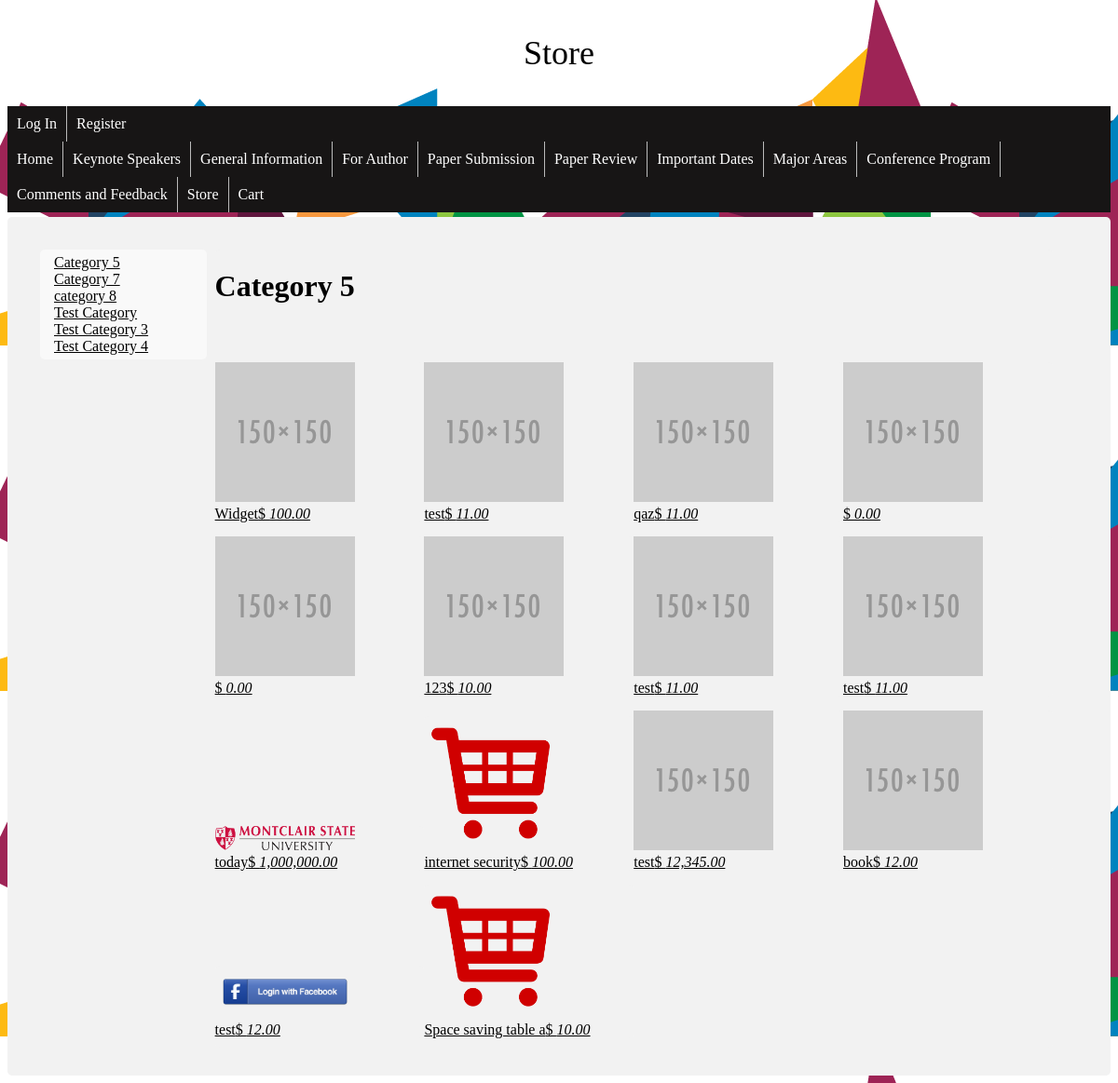
Screenshot of /store/?category_id=9 with the database file from the repository.
### tables this page shows
CREATE TABLE IF NOT EXISTS `wa_product_categories` (
`ID` int(11) NOT NULL,
  `CATEGORY_NAME` varchar(20) NOT NULL
);

CREATE TABLE IF NOT EXISTS `wa_products` (
`ID` int(11) NOT NULL,
  `CATEGORY` int(11) NOT NULL,
  `NAME` varchar(20) NOT NULL,
  `DESCRIPTION` varchar(256) NOT NULL,
  `PRICE` float NOT NULL,
  `IMG_NAME` varchar(255) NOT NULL
);

### models/ProdCatModel.php (called while the page is built, shortened)
<?php
class ProdCatModel {
    private $pdo;
    private $table = 'wa_product_categories';
    public function __construct($inPdo) {
        if ($inPdo instanceof PDO) {
            $this->pdo = $inPdo;
        } else {
            die("Object Type Error");
        }
    }
    public function getList() {
        $stmt = $this->pdo->prepare("SELECT * FROM $this->table");
        $stmt->execute();
        $cats = $stmt->fetchAll();
        return $cats;
    }
    public function getListByID($id) {
        $stmt = $this->pdo->prepare("SELECT * FROM $this->table WHERE ID = :id");
         $stmt->bindParam(':id', $id);
        $stmt->execute();
        $cats = $stmt->fetch();
        return $cats;
    }
}
?>

### models/ProdModel.php (called while the page is built, shortened)
<?php
class ProdModel {
    private $pdo;
    private $table = 'wa_products';
    public function __construct($inPdo) {
        if ($inPdo instanceof PDO) {
            $this->pdo = $inPdo;
        } else {
            die("Object Type Error");
        }
    }
    public function getList() {
        $stmt = $this->pdo->prepare("SELECT * FROM $this->table");
        $stmt->execute();
        $products = $stmt->fetchAll();
        return $products;
    }
    public function getListByCat($catID) {
        $stmt = $this->pdo->prepare("SELECT * FROM $this->table WHERE CATEGORY = :catID");
        $stmt->bindParam(':catID', $catID);
        $stmt->execute();
        $products = $stmt->fetchAll();
        return $products;
    }
}
?>

### public_html/store/store.php (the view, shortened to what this page needs)
<!doctype html>
<html>
    <head>
        <link rel="stylesheet" type="text/css" href="../css/styles.css">
    </head>
    <body background="../images/2015_AIGA-Design-Month_Website-Footer.png">
        <p style="text-align: center; font-size: 36px;">Store</p>
        <?php include '../home/menu.php'; ?>
        <div class='body'>
            <div class="category_list">
                <?php
                foreach ($categories as $cat) {
                    echo '<a href=.?category_id=' . $cat['ID'] . '>' . $cat['CATEGORY_NAME'] . '</a><br>';
                }
                ?>
            </div>
            <div class="product_list">
                <h1><?php echo $category_one['CATEGORY_NAME'] ?></h1>
                <br>
                <br>
                <?php
                foreach ($product_list as $product) {
                    echo '<div class="product">';
                    $html = '<a href=?action=product_detail&amp;product_id=' . $product['ID'] . '>';
                    if ($product['IMG_NAME'] == '') {
                        $html .= '<img src="../product_images/default.png"/><br>';
                    } else {
                        $html .= '<img src="../product_images/' . $product['IMG_NAME'] . '"/><br>';
                    }
                    $html .= $product['NAME'];
                    $html .= '$ <i>' . number_format($product['PRICE'], 2) . '</i>';
                    $html .= '</a>';
                    echo $html;
                    echo '</div>';
                }
                ?>
            </div>
        </div>
    </body></html>

### public_html/store/index.php (shortened to what this page needs)
<?php
require '../../controllers/connectDb.php';
require '../../models/ProdModel.php';
require '../../models/ProdCatModel.php';
$PM = new ProdModel($pdo);
$CM = new ProdCatModel($pdo);
$categories = $CM->getList();
$products = $PM->getList();
$action = filter_input(INPUT_GET, 'action');
if ($action == NULL) {
    $action = filter_input(INPUT_POST, 'action');
}
if ($action === NULL) {
    $action = 'store';
} else {
    $action = strtolower($action);
}
switch ($action) {
    case 'store':
        $category_id = filter_input(INPUT_GET, 'category_id', FILTER_VALIDATE_INT);
        $category_one = $CM->getListByID($category_id);
        $product_list = $PM->getListByCat($category_id);
        include 'store.php';
        break;
}
?>

### public_html/home/menu.php (shortened to what this page needs)
<?php
if (isset($_SESSION['userRec'])) {
    echo '<ul  class ="account"><li class="main_menu"><a href="../user_account">' . $_SESSION['userRec']['FIRST_NAME'] . '</a></li><li class="main_menu"><a href="../logout">Logout</a></li></ul>';
} else {
    echo '<ul class ="account"><li class="main_menu"><a href="../login">Log In</a></li><li class="main_menu"><a href="../register">Register</a></li></ul>';
}
?>

### public_html/css/styles.css (style rules this page uses)
div { border-radius: 5px; background-color: #f2f2f2; padding: 30px; margin-top: 5px; }
ul { list-style-type: none; margin: 0; padding: 0; overflow: hidden; background-color: #171515; }
li { float: left; border-right:1px solid #bbb; }
li:last-child { border-right: none; }
li a { display: block; color: white; text-align: center; padding: 14px 16px; text-decoration: none; }
li a, .dropbtn { display: inline-block; color: white; text-align: center; padding: 10px; text-decoration: none; }
li.dropdown { display: inline-block; }
.account { padding: 0px; }

### public_html/store/store.php (style rules this page uses)
.category_list { display: inline-block; width: 15%; background-color: #f9f9f9; margin: 5px; padding:5px; vertical-align: top; }
.product_list, .product_detail { display: inline-block; width: 80%; padding:0px; }
.product { display: inline-block; width: 25%; padding:0px; margin-bottom: 10px; }
img { width:150px; }
.category_list a { color:black; margin:10px; }
.product a { color:black; }

### rows the page displays
wa_product_categories: CATEGORY_NAME "Category 5"
wa_product_categories: CATEGORY_NAME "Category 7"
wa_product_categories: CATEGORY_NAME "category 8"
wa_product_categories: CATEGORY_NAME "Test Category"
wa_product_categories: CATEGORY_NAME "Test Category 3"
wa_product_categories: CATEGORY_NAME "Test Category 4"
wa_products: html "Widget", PRICE "100.00"
wa_products: IMG_NAME (placeholder picture), html "test", PRICE "11.00"
wa_products: IMG_NAME (placeholder picture), html "qaz", PRICE "11.00"
wa_products: IMG_NAME (placeholder picture), PRICE "0.00"
wa_products: IMG_NAME (placeholder picture), PRICE "0.00"
wa_products: IMG_NAME (placeholder picture), html "123", PRICE "10.00"
wa_products: IMG_NAME (placeholder picture), html "test", PRICE "11.00"
wa_products: IMG_NAME (placeholder picture), html "test", PRICE "11.00"
wa_products: IMG_NAME (picture), html "today", PRICE "1,000,000.00"
wa_products: IMG_NAME (picture), html "internet security", PRICE "100.00"
wa_products: html "test", PRICE "12,345.00"
wa_products: html "book", PRICE "12.00"
wa_products: IMG_NAME (picture), html "test", PRICE "12.00"
wa_products: IMG_NAME (picture), html "Space saving table a", PRICE "10.00"
